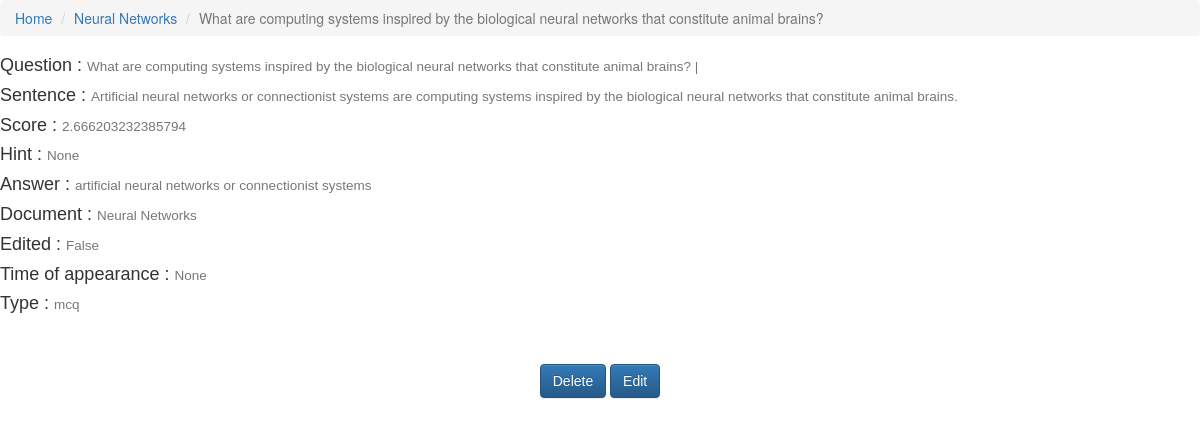
The page /neural-networks/what-are-computing-systems-inspired-by-the-biological-neural-networks-that-constitute-animal-brains/ on the database its author committed.
### documents/models.py (models this page shows, shortened)
class Question(models.Model):
    question = models.CharField(max_length=120, blank=False, null=False)
    sentence = models.CharField(null=False, max_length=160, blank=False)
    hint = models.CharField(max_length=50, blank=True, null=True)
    score = models.FloatField(default=3.5)
    acceptable = models.BooleanField(default=False)
    correct_answer = models.CharField(default="Yes", max_length=30, blank=False)
    option1 = models.CharField(max_length=30)
    option2 = models.CharField(max_length=30)
    option3 = models.CharField(max_length=30)
    slug = models.SlugField(unique=True)
    document = models.ForeignKey("Document", on_delete=models.CASCADE, null=True)
    edited = models.BooleanField(default=False)
    medium_choices = (
                        ("auto", "Automated"),
                        ("man", "Manual")
    )
    source = models.CharField(max_length=1, choices=medium_choices, default="auto", null=True, blank=False)
    time = models.TimeField(null=True, blank=False, auto_now=False, auto_now_add=False, default=datetime.time(00, 00))
    type_choices = (("mcq", "Multiple Choice"), ("reason", "Reasoning"))
    type = models.CharField(max_length=15, choices=type_choices, default="mcq", null=True, blank=False)
    skippable = models.BooleanField(blank=False, default=True)

class Document(models.Model):
    title = models.CharField(max_length=30, blank=False, default="No-Title")
    timestamp = models.DateField(auto_now=False, auto_now_add=True)
    updated = models.DateField(auto_now=True, auto_now_add=False)
    slug = models.SlugField(unique=True, blank=True, null=False)
    content = models.TextField(null=True, blank=False)
    input_file = models.FileField(upload_to=upload_location_unprocessed_file, null=True, blank=False)
    processed_file = models.FileField(null=True, blank=True)
    questions_file = models.FileField(null=True, blank=True)
    json_out_file = models.FileField(null=True, blank=True)
    docs_extensions = (
                        (".json", "Json Format"),
                        (".txt", "Text Format"),
    )
    format = models.CharField(max_length=10, null=False, blank=False, choices=docs_extensions, default=".txt")
    file_as_input = models.BooleanField(blank=False, default=True)
    def get_absolute_url(self):
        return reverse("docs:doc_detail", kwargs={ "slug" : self.slug })

### documents/views.py (the view)
# urls.py: url(r'^(?P<slug1>[\w-]+)/(?P<slug2>[\w-]+)/$', views.question_detail, name="ques_detail"),
def question_detail(request, slug1=None, slug2=None):
    instance = get_object_or_404(Question, slug=slug2)
    context = {
        "instance" : instance,
    }
    return render(request, "questions/question_detail.html", context)

### templates/questions/question_detail.html (shortened to what this page needs)
{% extends "base.html" %}
{% block content %}
<ul class="breadcrumb">
        <li><a href="/">Home</a> </li>
        <li><a href='{{ instance.document.get_absolute_url }}'>{{ instance.document.title }}</a> </li>
        <li class="active">{{ instance.question }}</li>
</ul>
<div style="font-family: Arial">
    <h4 >Question : <small> {{ instance.question }} | {{ instance.generation_medium }}</small></h4>
    <h4 >Sentence : <small>{{ instance.sentence }}</small></h4>
    <h4 >Score : <small>{{ instance.score }}</small></h4>
    <h4 >Hint : <small>{{ instance.hint }}</small></h4>
    <h4 >Answer : <small>{{ instance.correct_answer }}</small></h4>
    <h4 >Document : <small>{{ instance.document.title }}</small></h4>
    <h4 >Edited : <small>{{ instance.edited }}</small></h4>
    <h4 >Time of appearance : <small>{{ instance.time }}</small></h4>
    <h4 >Type : <small>{{ instance.type }}</small></h4>
<br><br>
        <div align="center">
            <a class="btn btn-primary" href='{{ instance.get_absoulte_url }}delete/' role="button">Delete</a>
            <a class="btn btn-primary" href='{{ instance.get_absoulte_url }}edit/' role="button">Edit</a>
        </div>
</div>
{% endblock content %}

### rows shown on the page
Question: document "Neural Networks", question "What are computing systems inspired by the biological neural networks that constitute animal brains?", sentence "Artificial neural networks or connectionist systems are computing systems inspired by the biological neural networks that constitute animal brains.", score "2.666203232385794", hint "None", correct_answer "artificial neural networks or connectionist systems", edited "False", time "None", type "mcq"
